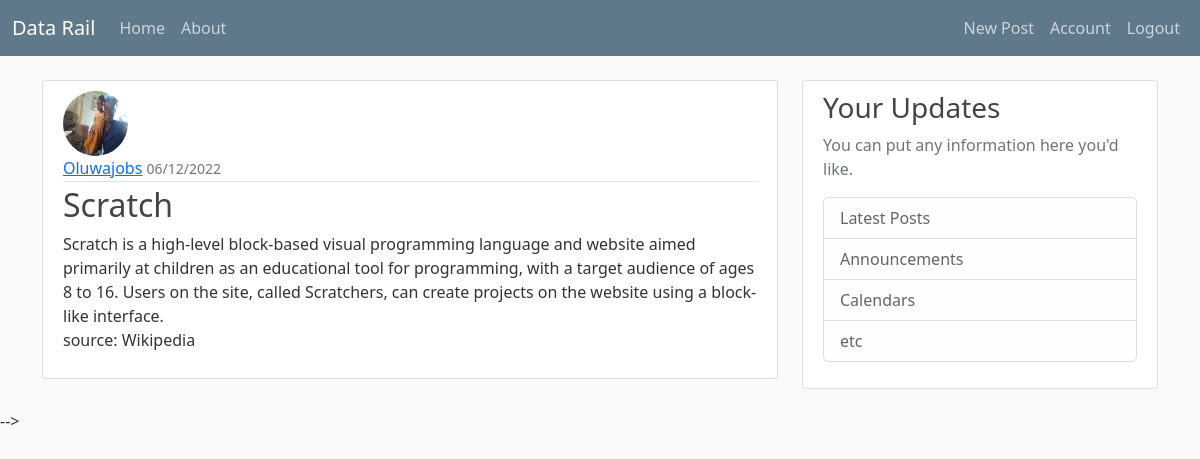
The app's page /post/1 (signed in) with its own data.
### datarail/models.py (models this page shows, shortened)
class User(db.Model, UserMixin):
    id = db.Column(db.Integer, primary_key=True)
    username = db.Column(db.String(20), nullable=False, unique=True)
    email = db.Column(db.String(50), nullable=False, unique=True)
    image_file = db.Column(
        db.String(120), nullable=False, default='default.jpg')
    password = db.Column(db.String(60), nullable=False)
    post = db.relationship('Post', backref='author', lazy=True)

class Post(db.Model, UserMixin):
    id = db.Column(db.Integer, primary_key=True)
    title = db.Column(db.String(60), nullable=False, unique=True)
    date_posted = db.Column(db.DateTime, nullable=False,
                            default=datetime.utcnow)
    content = db.Column(db.Text, nullable=False)
    user_id = db.Column(db.Integer, db.ForeignKey('user.id'), nullable=False)

### datarail/routes.py (the view)
@app.route('/post/<int:post_id>', methods=['GET'])
@login_required
def post(post_id):
    post = Post.query.get_or_404(post_id)
    return render_template('post.html', post=post, title=post.title)

### datarail/models.py (called while the page is built)
@login_manager.user_loader
def load_user(user_id):
    return User.query.get(user_id)

### datarail/templates/post.html (shortened to what this page needs)
{%extends 'layout.html'%}
{%block content%}
<article class="media content-section">
    <img class="rounded-circle article-img" src="{{ url_for('static', filename='profile_pics/' + post.author.image_file) }}"
        alt="profile picture">
    <div class="media-body">
        <div class="article-metadata">
            <a class="mr-2" href="#">{{ post.author.username }}</a>
            <small class="text-muted">{{ post.date_posted.strftime('%m/%d/%Y') }}</small>
        </div>
        <h2>{{ post.title }}</h2>
        <p class="article-content">{{ post.content }}</p>
    </div>
</article>
{%endblock content%}

### datarail/static/main.css (style rules this page uses)
body { background: #fafafa; color: #333333; margin-top: 5rem; }
h1, h2, h3, h4, h5, h6 { color: #444444; }
.content-section { background: #ffffff; padding: 10px 20px; border: 1px solid #dddddd; border-radius: 3px; margin-bottom: 20px; }
.article-content { white-space: pre-line; }
.article-img { height: 65px; width: 65px; margin-right: 16px; }
.article-metadata { padding-bottom: 1px; margin-bottom: 4px; border-bottom: 1px solid #e3e3e3 }

### records on screen
User: image_file (picture), author.username "Oluwajobs"
Post: date_posted "06/12/2022", title "Scratch", content "Scratch is a high-level block-based visual programming language and website aimed primarily at children as an educational tool for programming, with a target audience of ages 8 to 16. Users on the site, called Scratchers, can create projects on the website using a block-like interface. source: Wikipedia"
